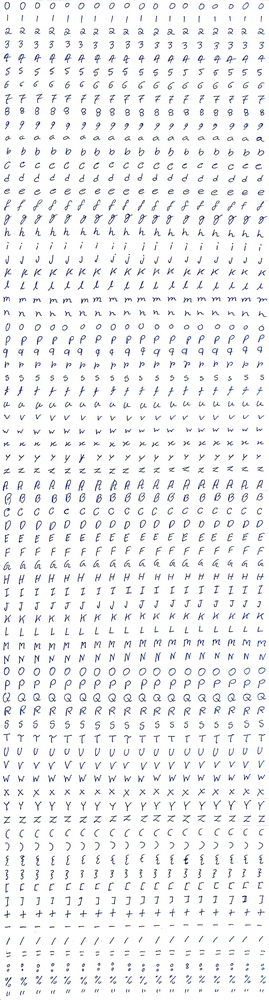
#> input picture characters.png, 269 x 1000 px, shrunk from 1000 x 3717 before the run
$ jupyter execute 'CREATING DATASET FROM IMAGE part 1.ipynb'   (shell and % lines are left out)   (older library calls are emulated)
#> lines starting #> are read from the running program, lines starting #| are printed output that depends on the picture; after the words box and inside, x2 and y2 are one past the last pixel; in counts of white or black regions, pixels touching at a corner belong together
[cell 1]
import matplotlib.pyplot as plt
import numpy as np
import cv2
from google.colab.patches import cv2_imshow

LOAD THE IMAGE AND CONVERT TO HSV

[cell 2]
ori_data1 = cv2.imread('characters.png')
#> ori_data1 is the input picture: shape (1000, 269, 3); mean B, G, R 244.3, 242.2, 241.6
data1=cv2.cvtColor(ori_data1, cv2.COLOR_BGR2HSV)
#> data1: shape (1000, 269, 3); mean H, S, V 33.1, 4.9, 244.5
cv2_imshow(ori_data1)

CONVERT TO B&W USING BLUE COLOR THRESHOLD

[cell 3]
low =np.array([0,0,0],np.uint8)
high = np.array([255,80,80],np.uint8)
raw =cv2.inRange(ori_data1,low,high)
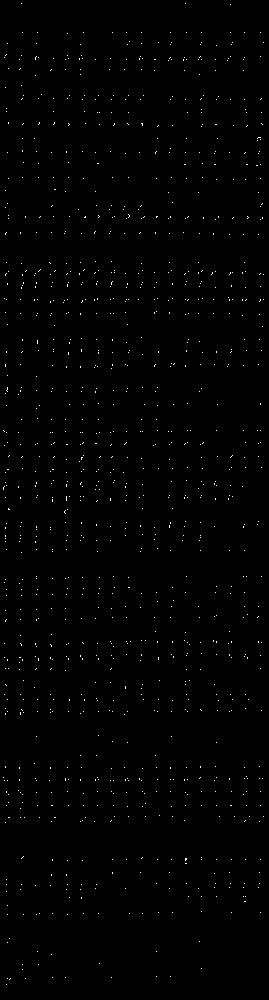
#> raw: shape (1000, 269); 0.55% white in thin lines or dots
cv2_imshow(raw)

SIZE OF IMAGE

[cell 4]
raw.shape
#> Out = (1000, 269)

[cell 5]
h,w= raw.shape
#> h = 1000; w = 269

GETTING THE CHARECTERS LOCATION

[cell 6]
x_axis = np.sum(raw,axis=0)
#> x_axis = 269 values, max 8670 at index 5, min 0 at index 0, mean 1399.2
x_axis = x_axis/np.max(x_axis)
#> x_axis = 269 values, max 1 at index 5, min 0 at index 0, mean 0.161
plt.plot(x_axis>0.1)
plt.show()
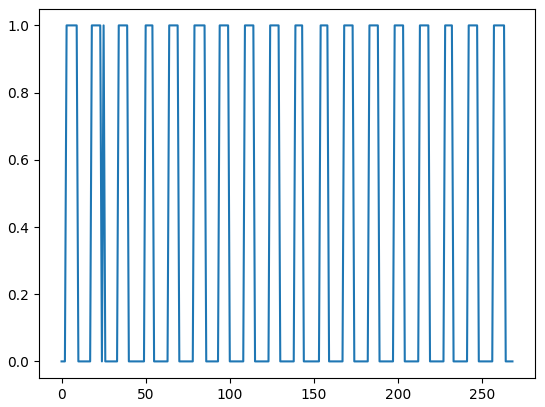
#> figure drawn by matplotlib, 1 panel; curve peaks at x = 3, y = 1
y_axis = np.sum(raw,axis=1)
#> y_axis = 1000 values, max 5865 at index 299, min 0 at index 0, mean 376.4
y_axis = y_axis/np.max(y_axis)
#> y_axis = 1000 values, max 1 at index 299, min 0 at index 0, mean 0.0642
plt.plot(y_axis>0.1)
plt.show()
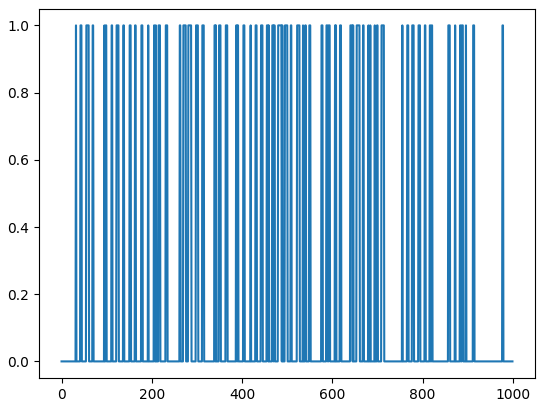
#> figure drawn by matplotlib, 1 panel; curve peaks at x = 32, y = 1

[cell 7]
def binary(x_axis,rejection=0.1):
#> called with x_axis = array of shape (269,), rejection = 0.1
  flag = 0
  starts=[]
  ends = []
  for i in range(len(x_axis)-1):
    if x_axis[i]==0 and x_axis[i+1]==1 and flag==0:
      flag=1
      starts.append(i)
    if x_axis[i]==1 and x_axis[i+1]==0 and flag==1 :
      flag=0
      ends.append(i)
#> this loop made 268 passes
#> flag on passes 3, 10, 18, 24, 25, 26, 34, 40, 50, 55, 64, 70: 1, 0, 1, 0, 1, 0, 1, 0, 1, 0, 1, 0
#> after the loop, ends = [9, 23, 25, 39, 54, 69, 85, 99, 114, 129, 143, 158, 173, 188, 203, 218, 232, 247, 263]; flag = 0; starts = [2, 17, 24, 33, 49, 63, 78, 93, 108, 123, 138, 153, 167, 182, 197, 212, 227, 241, 256]
  return list(zip(starts,ends))
def binary_single(x_axis,rejection=0.1):
  #plt.plot(x_axis)
  #plt.show()
  flag = 0
  starts=[]
  ends = []
  for i in range(len(x_axis)-1):
    if x_axis[i]==0 and x_axis[i+1]==1:
      flag=1
      starts.append(i)
    if x_axis[i]==1 and x_axis[i+1]==0:
      flag=0
      ends.append(i)
  if len(starts)==0:
    starts.append(0)
  if len(ends)==0:
    ends.append(len(x_axis)-1)
  return list(zip(starts,ends))
def axis_cov(img,axis=0):
  y_axis = np.sum(img,axis=axis)
  y_axis = y_axis/np.max(y_axis)
  return y_axis

[cell 8]
x_co = binary(np.array(x_axis>0.1,np.int))
#> x_co = [(2, 9), (17, 23), (24, 25), (33, 39), (49, 54), (63, 69), (78, 85), (93, 99), (108, 114), (123, 129), (138, 143), (153, 158), (167, 173), (182, 188), (197, 203), (212, 218), (227, 232), (241, 247), (256, 263)]
y_co = binary(np.array(y_axis>0.11,np.int))
#> the loop in binary (call 2), `for i in range(len(x_axis)-1):` made 999 passes
#> y_co = 73 pairs, first value 31 to 976, second value 32 to 978

[cell 9]
import os
os.mkdir('dataset')

save all characters and * denotes bad image

[cell 10]
text = '0123456789abcdefgh*ijklmnopqrstuvwxyzABCDEFGHIJKL*MNOPQRSTUVWXYZ(){}*[]+-/*=*:%"'
main = dict({i:[] for i in text })
datadir = '/content/dataset/'
x_co = binary(x_axis>0.05)
#> x_co = [(2, 9), (17, 23), (24, 25), (33, 40), (48, 55), (63, 70), (78, 85), (93, 99), (108, 114), (122, 129), (137, 145), (153, 159), (167, 173), (182, 189), (197, 203), (211, 218), (226, 233), (241, 248), (256, 263)]
count=0
for x,y in y_co:
  try:
    os.mkdir(datadir+str(text[count]))
  except:pass
  img_name=0
  for h,w in x_co:
    if (w-h)<40:
      w=h+40
    print(x-y,h-w)
    cv2_imshow(raw[max(0,x-15):y+10,h:w])
    cv2.imwrite(datadir+str(text[count])+'/'+str(img_name)+'.png',raw[max(0,x-15):y+10,h:w])
    img_name+=1
  count+=1
#> this loop made 73 passes
#> (x, y) on passes 1 to 12: (31, 32), (41, 44), (54, 60), (68, 70), (94, 95), (97, 99), (110, 112), (121, 126), (136, 138), (150, 153), (162, 164), (176, 179)
#> (printed output is left out)
#> pass 1, `cv2_imshow(raw[max(0,x-15):y+10,h:w])`:
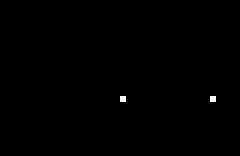
#> shown: shape (26, 40) (shown 6 times larger); 0.19% white in thin lines or dots, all inside (x1, y1, x2, y2) = (20, 16, 36, 17)
#> pass 1, `cv2_imshow(raw[max(0,x-15):y+10,h:w])`:
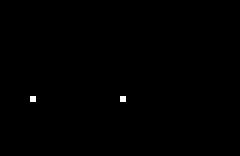
#> shown: shape (26, 40) (shown 6 times larger); 0.19% white in thin lines or dots, all inside (x1, y1, x2, y2) = (5, 16, 21, 17)
#> pass 1, `cv2_imshow(raw[max(0,x-15):y+10,h:w])`:
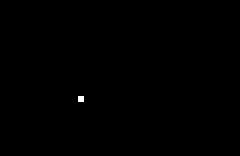
#> shown: shape (26, 40) (shown 6 times larger); 0.1% white in thin lines or dots, all inside (x1, y1, x2, y2) = (13, 16, 14, 17)
#> pass 1, `cv2_imshow(raw[max(0,x-15):y+10,h:w])`:
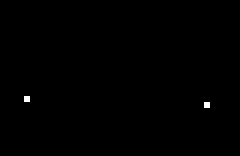
#> shown: shape (26, 40) (shown 6 times larger); 0.19% white in thin lines or dots, all inside (x1, y1, x2, y2) = (4, 16, 35, 18)
#> after the loop, count = 73; w = 296
